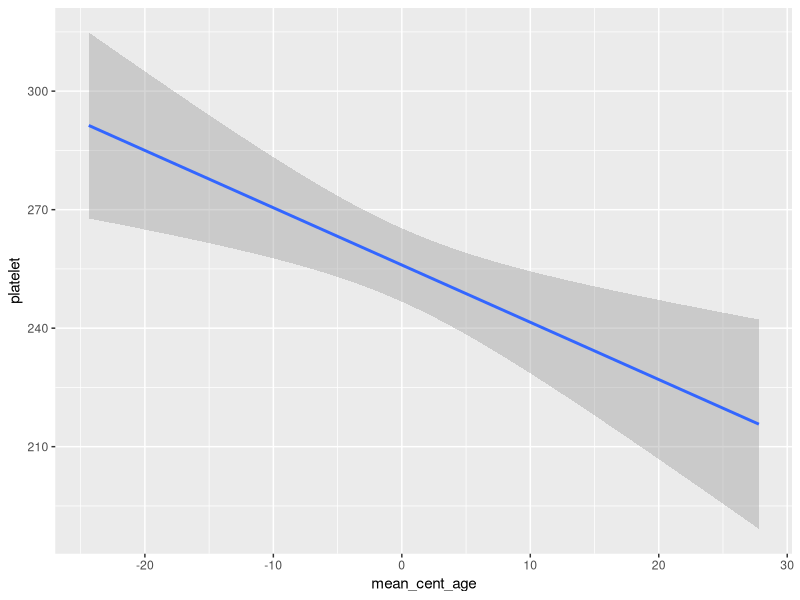
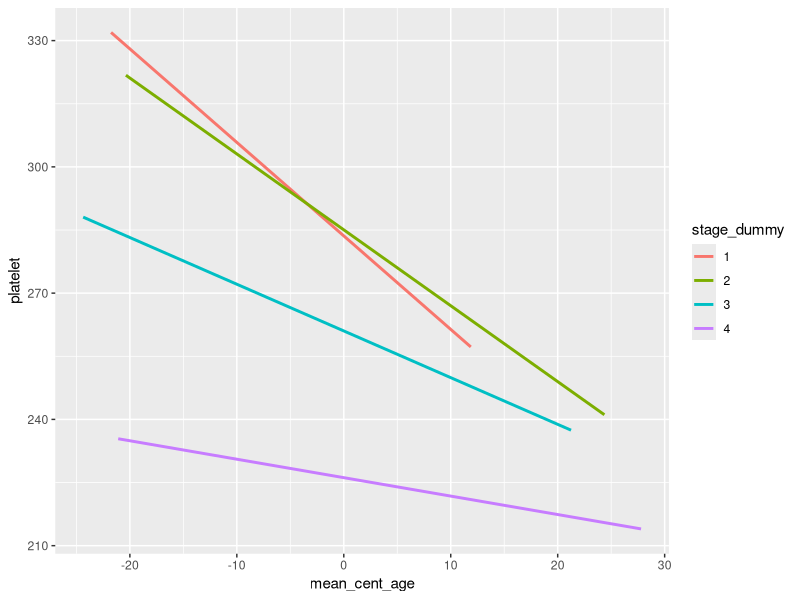
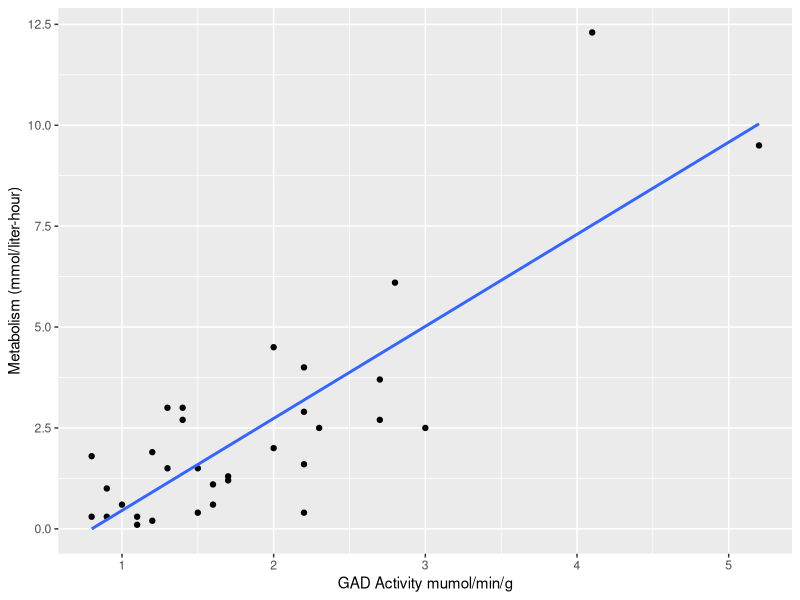
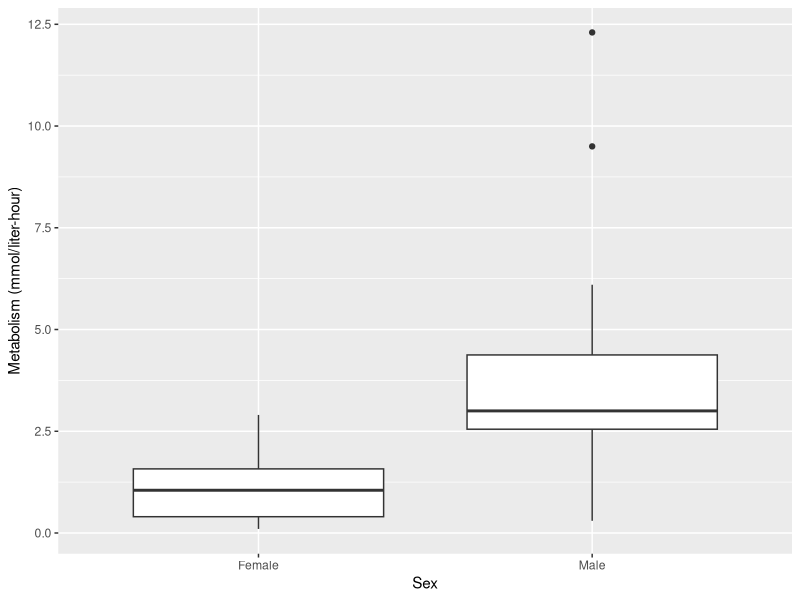
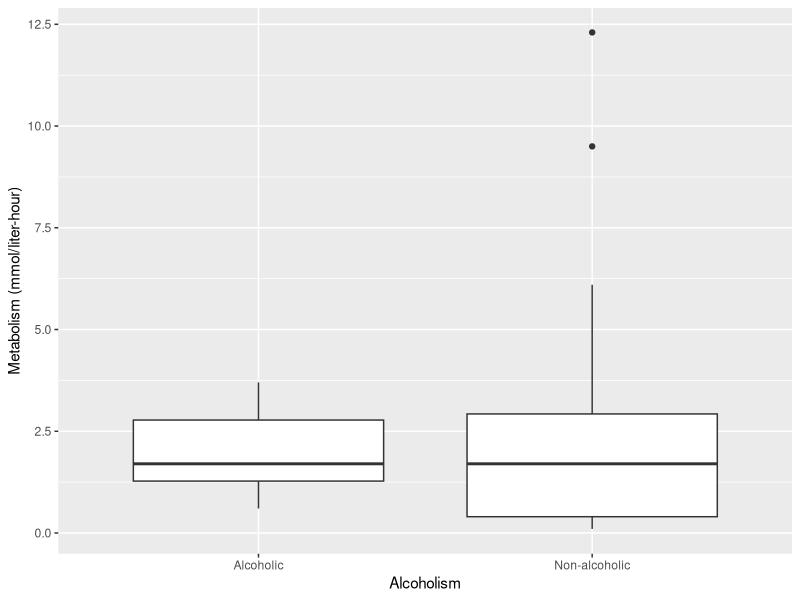
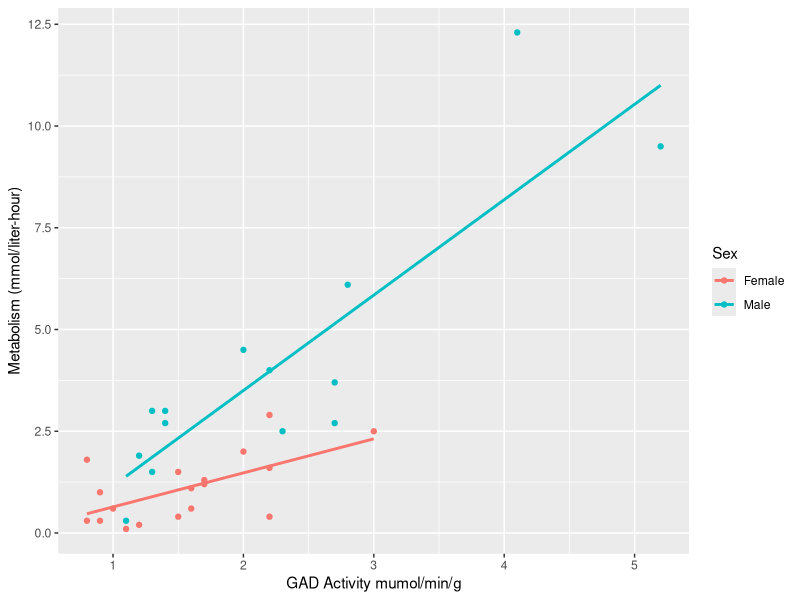
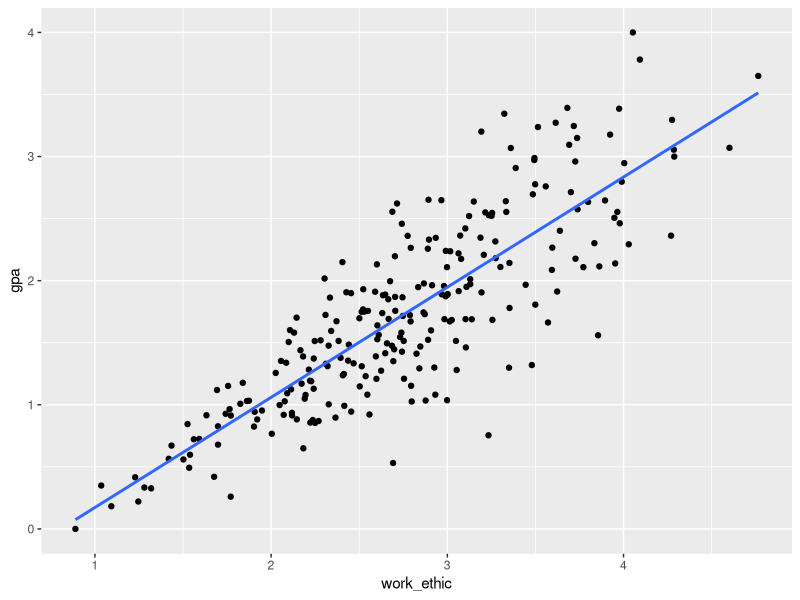
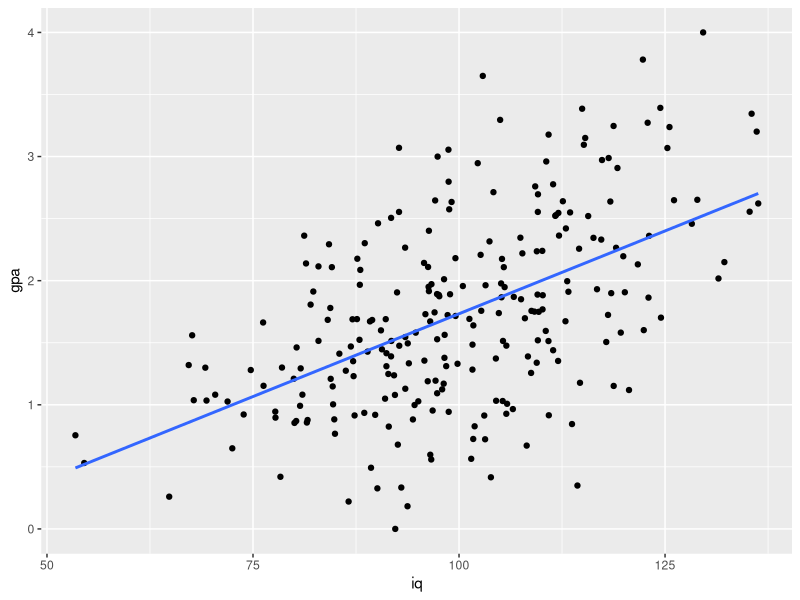

Here is the R script that generated these plots, in order:
## ---- chunk 1
knitr::opts_chunk$set(error = TRUE)
knitr::opts_chunk$set(warning=FALSE)
knitr::opts_chunk$set(message=FALSE)
knitr::opts_chunk$set(results="hold")
knitr::opts_chunk$set(cache=F)
## ---- chunk 2
library(survival)
pbc
## ---- chunk 3
library(tidyverse)
pbc <- pbc %>%
      filter(!is.na(stage)) %>%
      mutate(stage_dummy = as.factor(stage)) %>%
      mutate(mean_cent_age= age-mean(age))
## ---- chunk 4
library(ggplot2)
ggplot(pbc, aes(mean_cent_age, platelet, color=stage)) + geom_smooth(method="lm")
## ---- chunk 5
library(ggplot2)
ggplot(pbc, aes(mean_cent_age, platelet, color=stage_dummy)) + geom_smooth(method="lm", se=FALSE)
## ---- chunk 6
library(broom)
mod1 <- lm(data=pbc, platelet~mean_cent_age + stage)
tidy(mod1)
## ---- chunk 7
library(broom)
mod2 <- lm(data=pbc, platelet~age + stage_dummy)
tidy(mod2)
## ---- chunk 8
anova(mod1,mod2)
## ---- chunk 9
library(broom)
glance1 <- glance(mod1)[,c(1:2)]
glance2 <- glance(mod2)[,c(1:2)]
bind_rows(glance1, glance2)
## ---- chunk 10
library(readr)
library(ggplot2)
metabol <- read_csv("metab.csv")
ggplot(metabol, aes(Gastric, Metabol)) + geom_point() + geom_smooth(method="lm", se=FALSE) + 
  xlab("GAD Activity mumol/min/g") + ylab("Metabolism (mmol/liter-hour)")
## ---- chunk 11
ggplot(metabol, aes(Sex, Metabol)) + geom_boxplot()  + 
  xlab("Sex") + ylab("Metabolism (mmol/liter-hour)")
## ---- chunk 12
ggplot(metabol, aes(Alcohol, Metabol)) + geom_boxplot()  + 
  xlab("Alcoholism") + ylab("Metabolism (mmol/liter-hour)")
## ---- chunk 13
ggplot(metabol, aes(Gastric, Metabol, color=Sex)) + geom_point() + geom_smooth(method="lm", se=FALSE) + 
  xlab("GAD Activity mumol/min/g") + ylab("Metabolism (mmol/liter-hour)")
## ---- chunk 14
library(broom)
mod <-  lm(data=metabol, Metabol~Gastric)
tidy(mod, conf.int = TRUE)[,-c(3:4)]
## ---- chunk 15
library(broom)
mod <-  lm(data=metabol, Metabol~Gastric +Sex)
tidy(mod, conf.int = TRUE)[,-c(3:4)]
## ---- chunk 16
library(broom)
mod <-  lm(data=metabol, Metabol~Gastric*Sex)
tidy(mod, conf.int = TRUE)[,-c(3:4)]
## ---- chunk 17
library(broom)
mod <-  lm(data=metabol, Metabol~Gastric +Gastric:Sex)
tidy(mod, conf.int = TRUE)[,-c(3:4)]
## ---- chunk 18
set.seed(150)
# 250 subjects    
n <- 250    
# Work ethic average 2.75 
x <- rnorm(n, 2.75, .75)    
#We want a normal distribution of IQ (Z)
z <- rnorm(n, 100, 15)   
#We then create Y using a regression equation (adding a bit of random noise)    
y <- .7*x + 1*z + 7*x*z + rnorm(n, sd = 5)
#Fix GPA so it is max of 4
y = (y - min(y)) / (max(y) - min(y))*4
#Finally, we put our data together with the data.frame() function 
gpa_data <- data.frame(gpa=y, work_ethic=x, iq=z)

## ---- chunk 19
ggplot(gpa_data, aes(work_ethic, gpa)) + geom_point() + geom_smooth(method="lm", se=FALSE)
## ---- chunk 20
ggplot(gpa_data, aes(iq, gpa)) + geom_point() + geom_smooth(method="lm", se=FALSE)
## ---- chunk 21
gpa_data %>%
  summarise(`0%`=quantile(iq, probs=0),
            `33%`=quantile(iq, probs=0.33),
            `66%`=quantile(iq, probs=0.66),
            `100%`=quantile(iq,probs=1))
## ---- chunk 22
gpa_data <-gpa_data %>%
    mutate(iq_fact = cut(iq, 3, labels =c('low', 'medium', 'high')))

## ---- chunk 23
ggplot(gpa_data, aes(work_ethic, gpa, color=iq_fact)) + geom_point() + geom_smooth(method="lm", se=FALSE)
## ---- chunk 24
mod <- lm(data=gpa_data, gpa~work_ethic*iq)
tidy(mod, conf.int = T)[,-c(3:4)]
